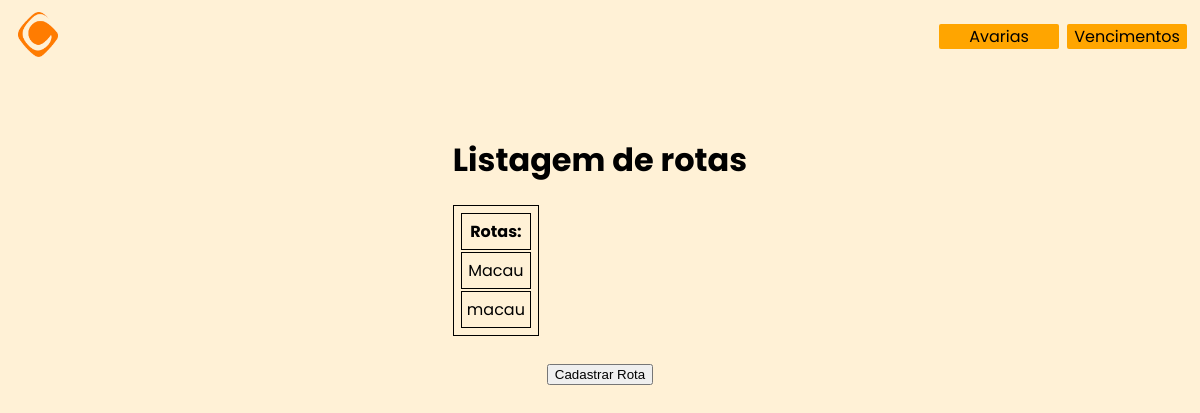
/entregas/rotas, run on an earlier commit of the app's database.
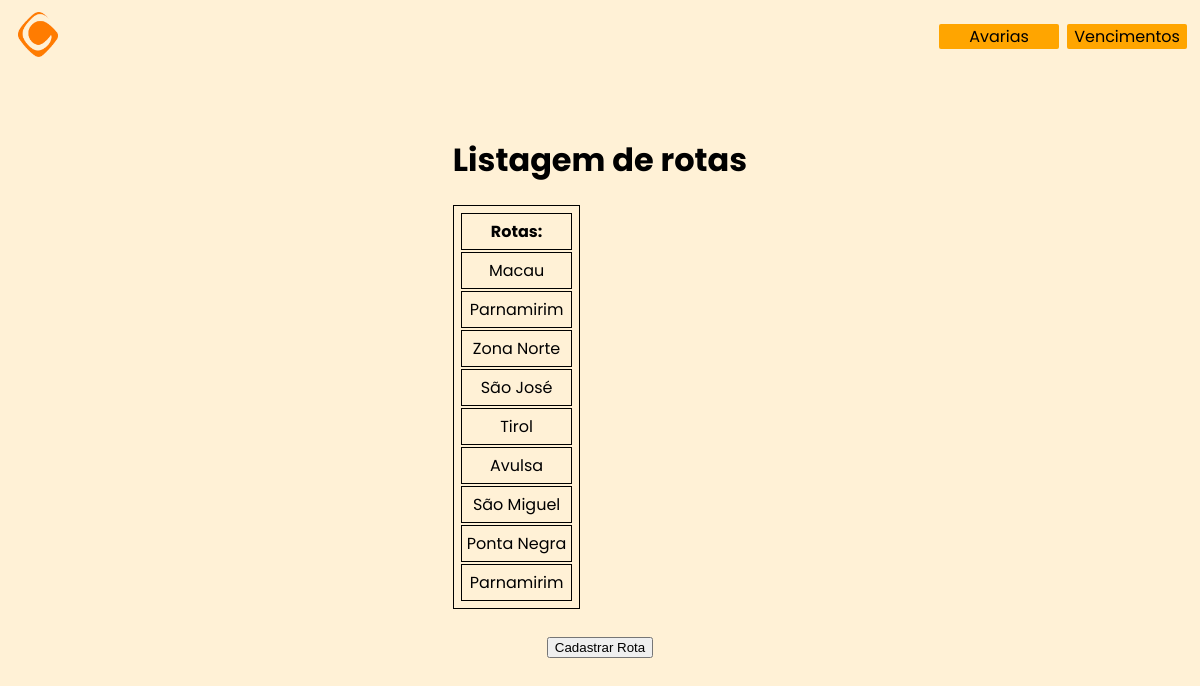
And on a later commit of the database.
### app/main.py (models this page shows)
class Rotas(db.Model):
    id = db.Column(db.Integer, primary_key=True)
    rota = db.Column(db.String(250), nullable=False)
    tempo_medio_rota = db.Column(db.Time, nullable=False)

### app/main.py (the view)
@app.route('/entregas/rotas', methods=['GET', 'POST'])
def rotas_listagem():
    rotas_lista = Rotas.query.all()
    return render_template("/entregas/rotas.html", rotas_lista=rotas_lista)

### app/templates/entregas/rotas.html
{% extends "./template.html" %}
{% block content %}
    <h1>Listagem de rotas</h1>
    <table>
    <tr>
        <th>Rotas:</th>
    </tr>
        {% for i in rotas_lista %}
    <tr>
        <td>{{ i.rota }}</td>
    </tr>
        {% endfor %}
    </table><br>
    <form action="/entregas/calcular_medias_rotas" method="post">
      <button type="submit">Cadastrar Rota</button>
    </form>
{% endblock %}

What changed in the data, as far as the page shows it:
removed Rotas: rota "macau"
added Rotas: rota "Parnamirim"
added Rotas: rota "Zona Norte"
added Rotas: rota "São José"
added Rotas: rota "Tirol"
added Rotas: rota "Avulsa"
added Rotas: rota "São Miguel"
added Rotas: rota "Ponta Negra"
added Rotas: rota "Parnamirim"
